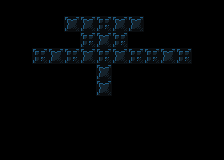

This is a level from a 2D game, rendered from its Tiled map with the project's own tilesets. A one-line summary and the map file follow, with tile-layer data summarised:
An orthogonal 14x10 tile map with 16x16 px tiles, 1 tile layer (background) and 48 objects (34x tile, 5x destructible, 2x pressure_plate, 2x triggerable, 2x moveable_tile, ...).

<map version="1.4" tiledversion="2020.10.30" orientation="orthogonal" renderorder="right-down" width="14" height="10" tilewidth="16" tileheight="16" infinite="0" nextlayerid="6" nextobjectid="145">
 <properties>
  <property name="has_video_tape" type="bool" value="true" />
  <property name="next_level" value="./data/levels/tmx/L24-BombIntermediate4.tmx" />
  <property name="player_bomb_count" value="2" />
 </properties>
 <tileset firstgid="1" name="newtiledsheet" tilewidth="16" tileheight="16" tilecount="180" columns="9">
  <image source="../../newtiledsheet.png" width="144" height="320" />
  <tile id="0">
   <properties>
    <property name="destructable" value="" />
    <property name="solid" value="1" />
   </properties>
  </tile>
  <tile id="1">
   <properties>
    <property name="destructable" value="" />
    <property name="solid" value="1" />
   </properties>
  </tile>
  <tile id="2">
   <properties>
    <property name="destructable" value="" />
    <property name="solid" value="1" />
   </properties>
  </tile>
  <tile id="3">
   <properties>
    <property name="destructable" value="" />
    <property name="solid" value="1" />
   </properties>
  </tile>
  <tile id="4">
   <properties>
    <property name="destructable" value="" />
    <property name="solid" value="" />
   </properties>
  </tile>
  <tile id="9">
   <properties>
    <property name="destructable" value="" />
    <property name="solid" value="1" />
   </properties>
  </tile>
  <tile id="10">
   <properties>
    <property name="destructable" value="" />
    <property name="solid" value="1" />
   </properties>
  </tile>
  <tile id="11">
   <properties>
    <property name="destructable" value="" />
    <property name="solid" value="1" />
   </properties>
  </tile>
  <tile id="12">
   <properties>
    <property name="destructable" value="" />
    <property name="solid" value="1" />
   </properties>
  </tile>
  <tile id="13">
   <properties>
    <property name="destructable" value="" />
    <property name="solid" value="" />
   </properties>
  </tile>
  <tile id="18">
   <properties>
    <property name="destructable" value="" />
    <property name="solid" value="" />
   </properties>
  </tile>
  <tile id="19">
   <properties>
    <property name="destructable" value="" />
    <property name="solid" value="" />
   </properties>
  </tile>
  <tile id="20">
   <properties>
    <property name="destructable" type="bool" value="true" />
    <property name="solid" value="1" />
   </properties>
  </tile>
  <tile id="27">
   <properties>
    <property name="destructable" value="" />
    <property name="solid" value="1" />
   </properties>
  </tile>
  <tile id="28">
   <properties>
    <property name="destructable" value="" />
    <property name="solid" value="1" />
   </properties>
  </tile>
  <tile id="29">
   <properties>
    <property name="destructable" value="1" />
    <property name="solid" value="1" />
   </properties>
  </tile>
  <tile id="30">
   <properties>
    <property name="destructable" value="" />
    <property name="solid" value="1" />
   </properties>
  </tile>
  <tile id="31">
   <properties>
    <property name="destructable" value="" />
    <property name="solid" value="" />
   </properties>
  </tile>
  <tile id="32">
   <properties>
    <property name="destructable" value="" />
    <property name="solid" value="" />
   </properties>
  </tile>
  <tile id="54">
   <properties>
    <property name="destructable" value="" />
    <property name="solid" value="True" />
   </properties>
  </tile>
  <tile id="58">
   <properties>
    <property name="destructable" value="" />
    <property name="solid" value="" />
   </properties>
  </tile>
 </tileset>
 <layer id="1" name="background" width="14" height="10">
  <data>[140 cells, 140 non-empty, 4 distinct tile ids]</data>
 </layer>
 <objectgroup id="4" name="objects">
  <object id="84" type="destructible" gid="21" x="128" y="64" width="16" height="16" />
  <object id="85" type="destructible" gid="21" x="80" y="32" width="16" height="16" />
  <object id="88" type="destructible" gid="21" x="112" y="32" width="16" height="16" />
  <object id="91" type="pressure_plate" gid="54" x="144" y="32" width="16" height="16">
   <properties>
    <property name="triggers" type="int" value="2" />
   </properties>
  </object>
  <object id="92" type="pressure_plate" gid="54" x="48" y="32" width="16" height="16">
   <properties>
    <property name="triggers" type="int" value="1" />
   </properties>
  </object>
  <object id="97" type="triggerable" gid="17" x="144" y="64" width="16" height="16">
   <properties>
    <property name="triggered_id" type="int" value="1" />
   </properties>
  </object>
  <object id="98" type="triggerable" gid="17" x="160" y="64" width="16" height="16">
   <properties>
    <property name="triggered_id" type="int" value="2" />
   </properties>
  </object>
  <object id="100" type="finish_tile" gid="32" x="192" y="64" width="16" height="16" />
  <object id="101" type="destructible" gid="21" x="96" y="80" width="16" height="16" />
  <object id="104" type="destructible" gid="21" x="96" y="64" width="16" height="16" />
  <object id="89" type="moveable_tile" gid="45" x="128" y="32" width="16" height="16" />
  <object id="90" type="moveable_tile" gid="45" x="64" y="32" width="16" height="16" />
  <object id="108" type="tile" gid="10" x="32" y="80" width="16" height="16" />
  <object id="109" type="tile" gid="10" x="48" y="80" width="16" height="16" />
  <object id="110" type="tile" gid="10" x="64" y="80" width="16" height="16" />
  <object id="111" type="tile" gid="10" x="80" y="80" width="16" height="16" />
  <object id="112" type="tile" gid="10" x="112" y="80" width="16" height="16" />
  <object id="113" type="tile" gid="10" x="96" y="112" width="16" height="16" />
  <object id="114" type="tile" gid="10" x="128" y="80" width="16" height="16" />
  <object id="115" type="tile" gid="10" x="144" y="80" width="16" height="16" />
  <object id="116" type="tile" gid="10" x="160" y="80" width="16" height="16" />
  <object id="117" type="tile" gid="10" x="176" y="80" width="16" height="16" />
  <object id="118" type="tile" gid="10" x="192" y="80" width="16" height="16" />
  <object id="119" type="tile" gid="1" x="32" y="48" width="16" height="16" />
  <object id="120" type="tile" gid="1" x="48" y="48" width="16" height="16" />
  <object id="121" type="tile" gid="1" x="64" y="48" width="16" height="16" />
  <object id="122" type="tile" gid="1" x="48" y="16" width="16" height="16" />
  <object id="123" type="tile" gid="1" x="64" y="16" width="16" height="16" />
  <object id="124" type="tile" gid="1" x="80" y="16" width="16" height="16" />
  <object id="125" type="tile" gid="1" x="96" y="16" width="16" height="16" />
  <object id="126" type="tile" gid="1" x="112" y="16" width="16" height="16" />
  <object id="127" type="tile" gid="1" x="128" y="16" width="16" height="16" />
  <object id="128" type="tile" gid="1" x="144" y="16" width="16" height="16" />
  <object id="129" type="tile" gid="1" x="128" y="48" width="16" height="16" />
  <object id="130" type="tile" gid="1" x="144" y="48" width="16" height="16" />
  <object id="131" type="tile" gid="1" x="160" y="48" width="16" height="16" />
  <object id="132" type="tile" gid="1" x="176" y="48" width="16" height="16" />
  <object id="133" type="tile" gid="1" x="192" y="48" width="16" height="16" />
  <object id="134" type="tile" gid="2" x="208" y="64" width="16" height="16" />
  <object id="135" type="tile" gid="2" x="160" y="32" width="16" height="16" />
  <object id="136" type="tile" gid="11" x="32" y="32" width="16" height="16" />
  <object id="137" type="tile" gid="11" x="16" y="64" width="16" height="16" />
  <object id="138" type="tile" gid="11" x="80" y="96" width="16" height="16" />
  <object id="139" type="tile" gid="2" x="112" y="96" width="16" height="16" />
  </objectgroup>
</map>
<!-- 4 of 48 objects omitted -->
